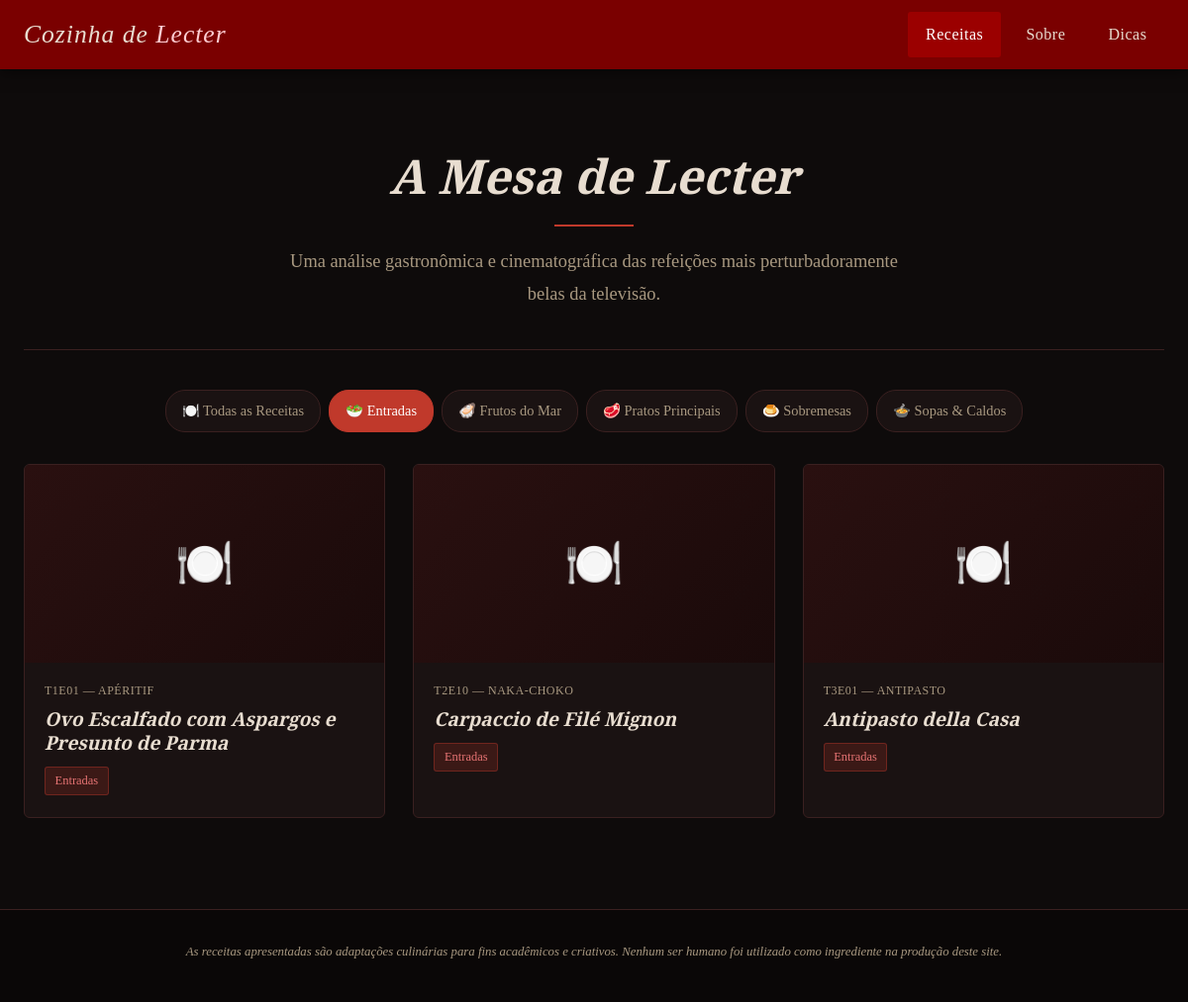
The app's page /index.php?categoria=entradas, older data.
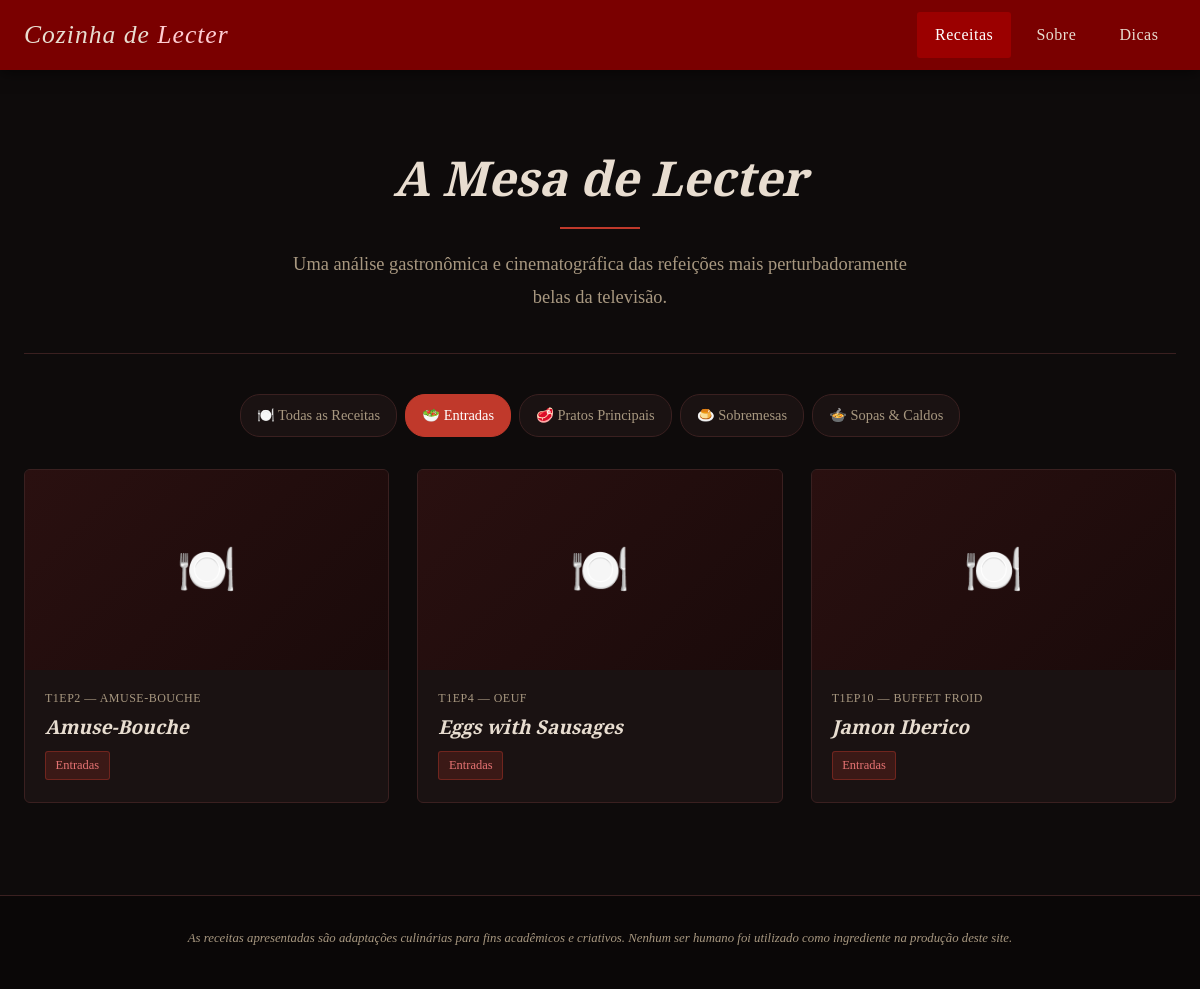
The same page, newer data.
### tables this page shows
CREATE TABLE IF NOT EXISTS receitas (
    id INT AUTO_INCREMENT PRIMARY KEY,
    episodio VARCHAR(100) NOT NULL,
    titulo VARCHAR(200) NOT NULL,
    categoria VARCHAR(50) NOT NULL,
    imagem VARCHAR(255),
    descricao LONGTEXT NOT NULL,
    curiosidade LONGTEXT NOT NULL,
    criado_em TIMESTAMP DEFAULT CURRENT_TIMESTAMP
);

### index.php (the view, shortened to what this page needs)
<?php
require 'php/conexao.php';
$categoriaFiltro = isset($_GET['categoria']) ? $_GET['categoria'] : 'todas';
$stmt = $pdo->query("SELECT DISTINCT categoria FROM receitas ORDER BY categoria");
$categorias = $stmt->fetchAll(PDO::FETCH_COLUMN);
if ($categoriaFiltro === 'todas') {
    $stmt = $pdo->query("SELECT id, episodio, titulo, categoria, imagem FROM receitas ORDER BY id");
} else {
    $stmt = $pdo->prepare("SELECT id, episodio, titulo, categoria, imagem FROM receitas WHERE categoria = ? ORDER BY id");
    $stmt->execute([$categoriaFiltro]);
}
$receitas = $stmt->fetchAll();
?>
<!DOCTYPE html>
<html lang="pt-BR">
<head>
    <link rel="stylesheet" href="css/style.css">
</head>
<body>
    <?php include 'php/header.php'; ?>
    <main class="conteudo-principal">
        <div class="container">
            <section class="hero">
                <h1>A Mesa de Lecter</h1>
                <div class="divisor"></div>
                <p>
                    Uma análise gastronômica e cinematográfica
                    das refeições mais perturbadoramente belas da televisão.
                </p>
            </section>
            <div class="filtro-categorias">
                <a href="index.php?categoria=todas" class="<?= ($categoriaFiltro === 'todas') ? 'ativo' : '' ?>">
                    🍽️ Todas as Receitas
                </a>
                <?php foreach ($categorias as $cat): ?>
                    <a href="index.php?categoria=<?= urlencode($cat) ?>"
                       class="<?= ($categoriaFiltro === $cat) ? 'ativo' : '' ?>">
                        <?php
                        $labels = [
                            'entradas' => '🥗 Entradas',
                            'sopas' => '🍲 Sopas & Caldos',
                            'pratos-principais' => '🥩 Pratos Principais',
                            'frutos-do-mar' => '🦪 Frutos do Mar',
                            'sobremesas' => '🍮 Sobremesas'
                        ];
                        echo $labels[$cat] ?? ucfirst($cat);
                        ?>
                    </a>
                <?php endforeach; ?>
            </div>
            <section class="grid-receitas">
                <?php if (count($receitas) > 0): ?>
                    <?php foreach ($receitas as $receita): ?>
                        <a href="receita.php?id=<?= $receita['id'] ?>" class="card-receita">
                            <?php if ($receita['imagem']): ?>
                                <img src="<?= htmlspecialchars($receita['imagem']) ?>"
                                     alt="<?= htmlspecialchars($receita['titulo']) ?>">
                            <?php else: ?>
                                <div class="card-img-placeholder">🍽️</div>
                            <?php endif; ?>
                            <div class="card-corpo">
                                <span class="card-episodio"><?= htmlspecialchars($receita['episodio']) ?></span>
                                <h3 class="card-titulo"><?= htmlspecialchars($receita['titulo']) ?></h3>
                                <span class="card-categoria">
                                    <?php
                                    $labels = [
                                        'entradas' => 'Entradas',
                                        'sopas' => 'Sopas & Caldos',
                                        'pratos-principais' => 'Pratos Principais',
                                        'frutos-do-mar' => 'Frutos do Mar',
                                        'sobremesas' => 'Sobremesas'
                                    ];
                                    echo $labels[$receita['categoria']] ?? ucfirst($receita['categoria']);
                                    ?>
                                </span>
                            </div>
                        </a>
                    <?php endforeach; ?>
                <?php endif; ?>
            </section>
        </div>
    </main>
    <?php include 'php/footer.php'; ?>
</body>
</html>

Row changes from the older to the newer data that the page shows:
no longer on this page (row edited): receitas: episodio "T1E01 — APÉRITIF", titulo "Ovo Escalfado com Aspargos e Presunto de Parma", categoria "Entradas"
no longer on this page (row edited): receitas: episodio "T3E01 — ANTIPASTO", titulo "Antipasto della Casa", categoria "Entradas"
now on this page (row edited): receitas: episodio "T1EP2 — AMUSE-BOUCHE", titulo "Amuse-Bouche", categoria "Entradas"
now on this page (row edited): receitas: episodio "T1EP4 — OEUF", titulo "Eggs with Sausages", categoria "Entradas"
changed receitas: episodio "T2E10 — NAKA-CHOKO" → "T1EP10 — BUFFET FROID"; titulo "Carpaccio de Filé Mignon" → "Jamon Iberico"
Text that changed along with them:
list line gone: "🦪 Frutos do Mar"
